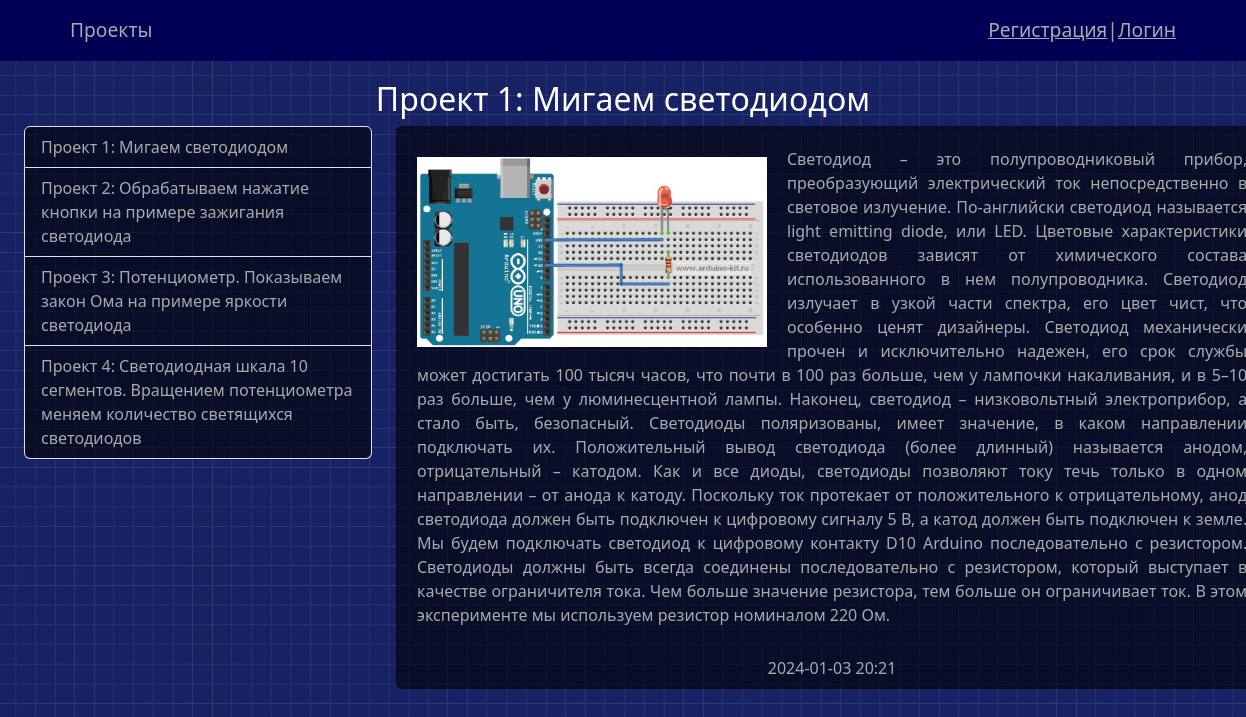
The page /pro/1/ on the database its author committed.
### Projects/models.py (models this page shows)
class Projects(models.Model):
    title = models.CharField(max_length=150, verbose_name='Название')                      # название проекта
    content = models.TextField(blank=True, verbose_name='Текст')                            # содержание проекта
    created_at = models.DateTimeField(auto_now_add=True, verbose_name='Время создания')     # время создания проекта
    updated_at = models.DateTimeField(auto_now=True, verbose_name='Время изменения')        # время изменения проекта
    photo = models.ImageField(upload_to='media/%Y/%m/%d', verbose_name='Медиа')
    is_published = models.BooleanField(default=True, verbose_name='Публикация')
    def get_absolute_url(self):
        return reverse_lazy('View_Pro', kwargs={'pk': self.pk})
    class Meta:
        verbose_name = 'Проект'
        verbose_name_plural = 'Проекты'
        ordering = ['created_at']      # сортировка по времени создания created_at (-created_at - обратный порядок)

### Projects/views.py (the view)
# urls.py: path('pro/<int:pk>/',   ViewPro.as_view(),  name='View_Pro'),   # отображение списка по очереди
class ViewPro(DetailView):      # просмотр отдельной новости
    model = Projects
    context_object_name = 'news_item'
    template_name = 'Projects/view_pro.html'
    def get_context_data(self, *, object_list=None, **kwargs):
        context = super().get_context_data(**kwargs)
        context['title'] = self.object.title        # получаем в контекст title текущего проекта
        return context                              # отправляем контекст шаблону

### Projects/templatetags/human_tags.py (called while the page is built)
@register.simple_tag(name='get_list_pro')   # обращается файл templatetags/ink/_sidebar.html - боковой список -->
def get_projects():
    return Projects.objects.all()

### Projects/templates/Projects/view_pro.html (shortened to what this page needs)
{% extends 'base.html' %}
{% block sidebar %}
{% include 'inc/_sidebar.html' %}
{% endblock %}
{% block content %}
    <div class="card mb-3" style="width: 70vw; ">
        <div class="media-photo" >
            {% autoescape off %}
                <p class="card-text" style="margin: 20px" >
                    {% if news_item.photo %}
                        <img src="{{ news_item.photo.url}}" class="leftimg" width="350" alt="Photo">
                    {% else %}
                        <h6>Фото нет</h6>
                    {% endif %}
                    {{ news_item.content }}
                </p>
            {% endautoescape %}
        </div>
        <div id="time" class="card-footer text-body-secondary" style="text-align: center;">
            {{ news_item.created_at|date:'Y-m-d H:i' }}
        </div>
    </div>
{% endblock %}

### templates/base.html (shortened to what this page needs)
<!doctype html>
{% load static %}
<link href="{% static 'css/style.css' %}" rel="stylesheet">
{% include 'inc/_nav.html' %}
<html lang="ru">
    <head>
        <link href="{% static 'bootstrap/css/bootstrap.min.css' %}" rel="stylesheet">
    </head>
    <div style="height: 80px"></div>
    <body id="body-pro">
        <h2 style="text-align: center">{{ title }}</h2>
        <div class="container mt-6" style="margin: 0px">
            <div class="row" style="margin: 0px;">
                <div class="col-md-4">
                    {% block sidebar %}SIDEBAR{% endblock %}
                </div>
                <div class="col-md-8">
                    {% block content %}CONTENT{% endblock %}
                </div>
            </div>
        </div>
    </body>
</html>

### templates/inc/_sidebar.html (shortened to what this page needs)
{% load human_tags %}
{% get_list_pro as projects %}
<div class="list-group">
    {% for pro in projects %}
    <a href="{{ pro.get_absolute_url }}" class="list-group-item list-group-item-action">{{ pro.title }}
        </a>
    {% endfor %}
</div>

### ForumRadio/static/css/style.css (style rules this page uses)
.card-text { text-align: justify; !important; margin-right: 20px; }
.list-group-item-action, .card { --bs-bg-opacity: 0; background-color: #0009 !important; }
.navbar-brand, .nav-link, .navbar-text, a, .card-header, .madia-body { color: #aaa !important; }
#time { color: #aaa !important; }
p { color: #aaa !important; }
#body-pro { color: #fff; background-image: url(images/pro-fon.jpg); background-size: 100%; background-attachment: fixed; }
.leftimg { float:left; margin: 10px 20px 10px 0px; }

### rows shown on the page
Projects: title "Проект 1: Мигаем светодиодом", photo (picture), content "Светодиод – это полупроводниковый прибор, преобразующий электрический ток непосредственно в световое излучение. По-английски светодиод называется light emitting diode, или LED. Цветовые характеристики светодиодов зависят от химического состава использованного в нем полупроводника. Светодиод излучает в узкой части спектра, его цвет чист, что особенно ценят дизайнеры. Светодиод механически прочен и исключительно надежен, его срок службы может достигать 100 тысяч часов, что почти в 100 раз больше, чем у лампочки накаливания, и в 5–10 раз больше, чем у люминесцентной лампы. Наконец, светодиод – низковольтный электроприбор, а стало быть, безопасный. Светодиоды поляризованы, имеет значение, в…", created_at "2024-01-03 20:21"
Projects: title "Проект 2: Обрабатываем нажатие кнопки на примере зажигания светодиода"
Projects: title "Проект 3: Потенциометр. Показываем закон Ома на примере яркости светодиода"
Projects: title "Проект 4: Светодиодная шкала 10 сегментов. Вращением потенциометра меняем количество светящихся светодиодов"
